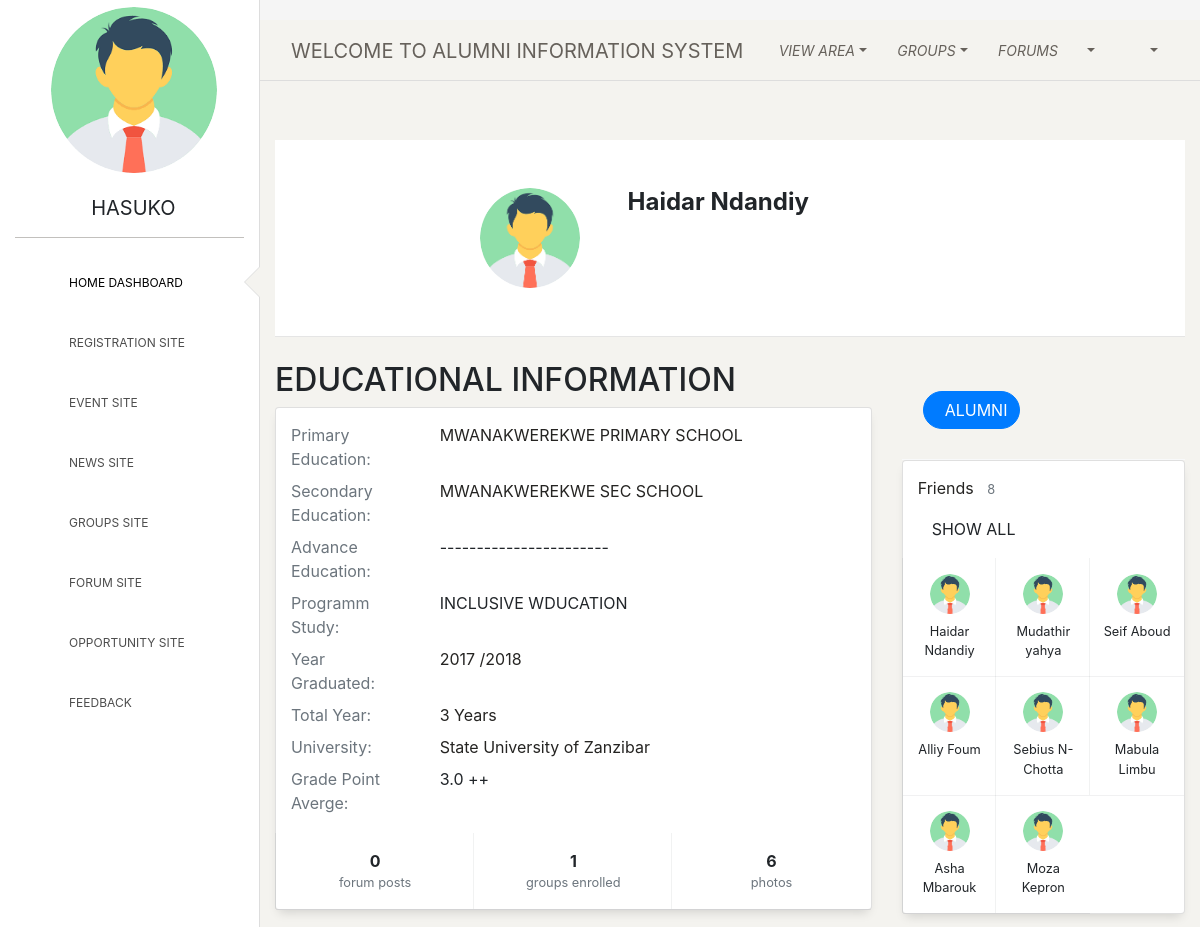
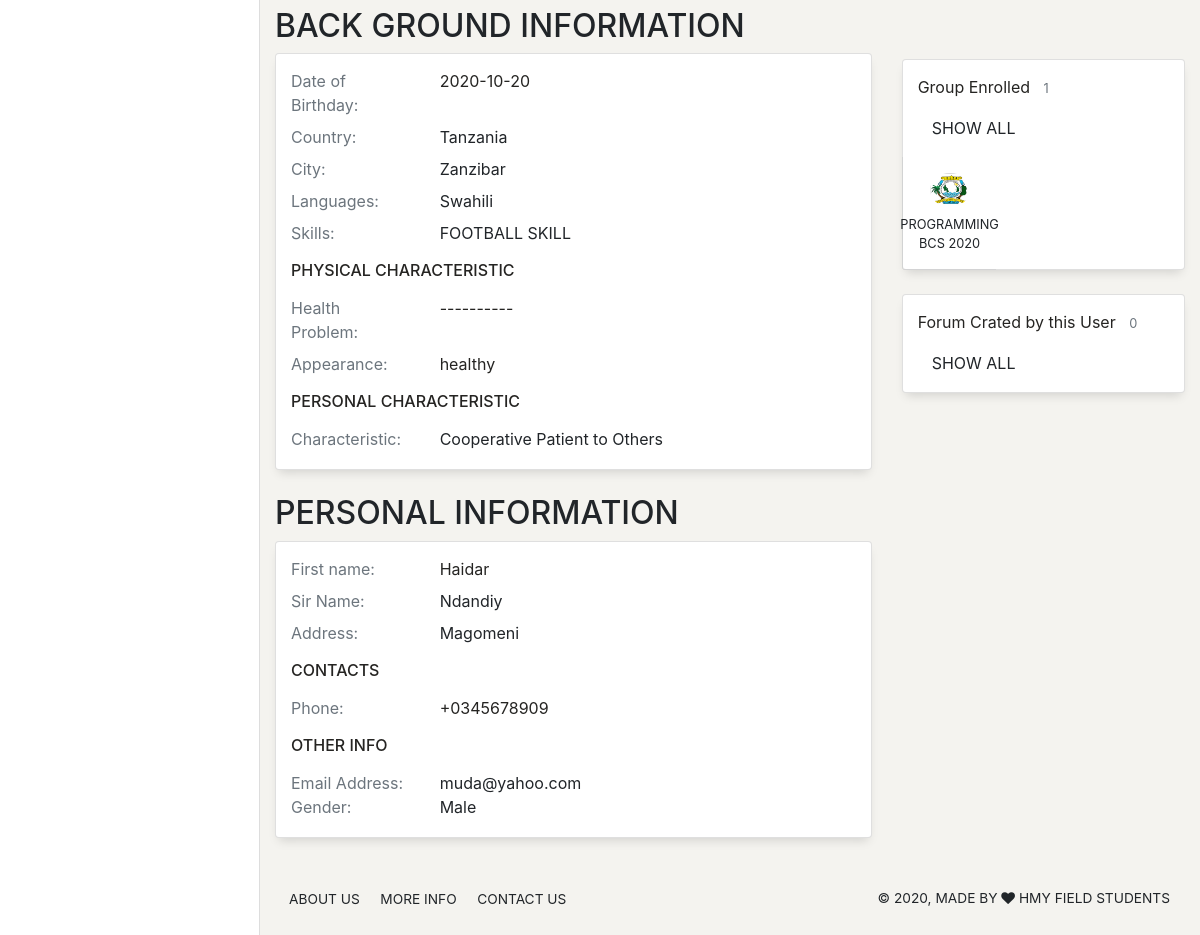
Screenshot of /HOME_PAGE/examples/user_info.php?user_info_id=58 (signed in) with the database file from the repository (2 pictures, top to bottom).
### tables this page shows
CREATE TABLE `users` (
  `user_ID` int(11) NOT NULL,
  `f_name` varchar(50) NOT NULL,
  `l_name` varchar(50) NOT NULL,
  `address` varchar(50) NOT NULL,
  `gender` varchar(50) NOT NULL,
  `email` varchar(50) NOT NULL,
  `contact` varchar(50) NOT NULL,
  `user_bio` varchar(100) NOT NULL,
  `approval` varchar(50) NOT NULL DEFAULT 'not-approved'
);

CREATE TABLE `profile` (
  `info_id` int(11) NOT NULL,
  `user_ID` int(11) NOT NULL,
  `date_of_birth` date NOT NULL,
  `language` varchar(50) NOT NULL,
  `country` varchar(50) NOT NULL,
  `city` varchar(50) NOT NULL,
  `skill` varchar(100) NOT NULL DEFAULT 'Oral Communication',
  `health` varchar(100) NOT NULL DEFAULT '---------',
  `appearance` varchar(100) NOT NULL DEFAULT 'healthy',
  `characteristic` varchar(100) NOT NULL DEFAULT 'Cooperative',
  `primary_education` varchar(100) NOT NULL,
  `secondary` varchar(100) NOT NULL,
  `advance` varchar(100) NOT NULL,
  `program_study` varchar(100) NOT NULL,
  `year_graduated` varchar(30) NOT NULL,
  `program_year` varchar(50) NOT NULL,
  `gpa` varchar(11) NOT NULL,
  `university` varchar(100) NOT NULL DEFAULT 'State University of Zanzibar'
);

CREATE TABLE `group_members` (
  `g_member_id` int(11) NOT NULL,
  `grou_id` int(11) NOT NULL,
  `m_id` int(11) NOT NULL
);

CREATE TABLE `groupss` (
  `group_id` int(11) NOT NULL,
  `user_id` int(11) NOT NULL,
  `g_name` varchar(50) NOT NULL,
  `gdesc` text NOT NULL,
  `g_picture` varchar(50) NOT NULL
);

### HOME_PAGE/examples/user_info.php (the view, shortened to what the rows shown need)
<!DOCTYPE html>
<html lang="en">
<head>
  <link href="../assets/css/bootstrap.min.css" rel="stylesheet" />
  <link href="../assets/css/paper-dashboard.css?v=2.0.1" rel="stylesheet" />
  <link href="../assets/demo/demo.css" rel="stylesheet" />
  <link href="http://netdna.bootstrapcdn.com/bootstrap/4.5.0/css/bootstrap.min.css" rel="stylesheet">
  <link href="https://maxcdn.bootstrapcdn.com/font-awesome/latest/css/font-awesome.min.css" rel="stylesheet">
</head>
<body class="">
  <div class="wrapper ">
    <div class="sidebar" data-color="white" data-active-color="danger">
      <div class="logo">
          <div class="logo-image-big">
             <?php
              include("../../profile.php");
            ?>
            <br>
            <label style="margin-left: 80px; font-size: 20px; margin-top: 20px;"><?php echo $_SESSION['username']; ?></label>
          </div>
      </div>
    </div>
    <div class="main-panel">
        <br><br><br>
        <br><br>
        <?php
        if(isset($_GET['user_info_id']))
        {
            $id = $_GET['user_info_id'];
            $query = "SELECT * from users,login where users.user_ID=login.login_id and users.user_ID = $id";
              $run = $conn->query($query);
              $fetch = $run->fetch(PDO::FETCH_ASSOC);
              $path = "../../PROFILE/".$fetch["profile"];
        }
        ?>
       <div class="layout-content">
          <div class="container flex-grow-1 container-p-y">
             <div class="container-m-nx container-m-ny theme-bg-white mb-4">
              <div class="media col-md-10 col-lg-8 col-xl-7 py-5 mx-auto">
                <img src="<?php echo $path; ?>" alt="" class="d-block ui-w-100 rounded-circle">
                <div class="media-body ml-5">
                  <h4 class="font-weight-bold mb-4"><?php echo $fetch['f_name']." ".$fetch['l_name']; ?></h4>
                </div>
              </div>
            </div>
            <div class="row">
              <div class="col">
                      <?php
                  if(isset($_GET['user_info_id']))
                  {
                    $user = $_GET['user_info_id'];
                    $query ="SELECT * FROM  profile WHERE user_ID = :user";
                    $run = $conn->prepare($query);
                    $value = array(":user"=>$user);
                    $exec = $run->execute($value);
                    $fetch = $run->fetch(PDO::FETCH_ASSOC);
                  }
                ?>
                <h2>EDUCATIONAL INFORMATION</h2>
                <div class="card mb-4">
                  <div class="card-body">
                    <div class="row mb-2">
                      <div class="col-md-3 text-muted">Primary Education:</div>
                      <div class="col-md-9">
                        <?php echo $fetch['primary_education']; ?>
                      </div>
                    </div>
                    <div class="row mb-2">
                      <div class="col-md-3 text-muted">Secondary Education:</div>
                      <div class="col-md-9">
                        <?php echo $fetch['secondary']; ?>
                      </div>
                    </div>
                    <div class="row mb-2">
                      <div class="col-md-9">
                        <a href="javascript:void(0)" class="text-body"><?php echo $fetch['advance']; ?></a>
                      </div>
                    </div>
                    <div class="row mb-2">
                      <div class="col-md-9">
                        <a href="javascript:void(0)" class="text-body"><?php echo $fetch['program_study']; ?></a>
                      </div>
                    </div>
                    <div class="row mb-2">
                      <div class="col-md-3 text-muted">Year Graduated:</div>
                      <div class="col-md-9">
                        <?php echo $fetch['year_graduated']; ?>
                      </div>
                    </div>
                     <div class="row mb-2">
                      <div class="col-md-3 text-muted">Total Year:</div>
                      <div class="col-md-9">
                        <?php echo $fetch['program_year']; ?>
                      </div>
                    </div>
                     <div class="row mb-2">
                      <div class="col-md-3 text-muted">University:</div>
                      <div class="col-md-9">
                        <?php echo $fetch['university']; ?>
                      </div>
                    </div>
                    <div class="row mb-2">
                      <div class="col-md-9">
                        <a href="javascript:void(0)" class="text-body"><?php echo $fetch['gpa']; ?></a>
                      </div>
                    </div>
                  </div>
                </div>
                  <h2>BACK GROUND INFORMATION</h2>
                 <div class="card mb-4">
                  <div class="card-body">
                    <div class="row mb-2">
                      <div class="col-md-3 text-muted">Date of Birthday:</div>
                      <div class="col-md-9">
                        <?php echo $fetch['date_of_birth']; ?>
                      </div>
                    </div>
                    <div class="row mb-2">
                      <div class="col-md-9">
                        <a href="javascript:void(0)" class="text-body"><?php echo $fetch['country']; ?></a>
                      </div>
                    </div>
                    <div class="row mb-2">
                      <div class="col-md-9">
                        <a href="javascript:void(0)" class="text-body"><?php echo $fetch['city']; ?></a>
                      </div>
                    </div>
                    <div class="row mb-2">
                      <div class="col-md-9">
                        <a href="javascript:void(0)" class="text-body"><?php echo $fetch['language']; ?></a>
                      </div>
                    </div>
                     <div class="row mb-2">
                      <div class="col-md-9">
                        <a href="javascript:void(0)" class="text-body"><?php echo $fetch['skill'];?></a>
                      </div>
                    </div>
                    <div class="row mb-2">
                      <div class="col-md-3 text-muted">Health Problem:</div>
                      <div class="col-md-9">
                        <?php echo $fetch['health']; ?>
                      </div>
                    </div>
                    <div class="row mb-2">
                      <div class="col-md-3 text-muted">Appearance:</div>
                      <div class="col-md-9">
                        <?php echo $fetch['appearance']; ?>
                      </div>
                    </div>
                    <div class="row mb-2">
                      <div class="col-md-9">
                        <a href="javascript:void(0)" class="text-body"><?php echo $fetch['characteristic']; ?></a>
                        <a href="javascript:void(0)" class="text-body">Patient to Others</a>
                      </div>
                    </div>
                  </div>
                </div>
                <?php
                if(isset($_GET['user_info_id']))
                {
                  $user = $_GET['user_info_id'];
                  $query = $conn->query("SELECT * FROM users,login WHERE users.user_ID = login.login_id AND user_ID = $user");
                  $rows = $query->fetch(PDO::FETCH_ASSOC);
                } ?>
                <h2>PERSONAL INFORMATION</h2>
                <div class="card mb-4">
                  <div class="card-body">
                    <div class="row mb-2">
                      <div class="col-md-3 text-muted">First name:</div>
                      <div class="col-md-9">
                        <?php echo $rows['f_name']; ?>
                      </div>
                    </div>
                    <div class="row mb-2">
                      <div class="col-md-9">
                        <a href="javascript:void(0)" class="text-body"><?php echo $rows['l_name']; ?></a>
                      </div>
                    </div>
                    <div class="row mb-2">
                      <div class="col-md-9">
                        <a href="javascript:void(0)" class="text-body"><?php echo $rows['address']; ?></a>
                      </div>
                    </div>
                    <div class="row mb-2">
                      <div class="col-md-3 text-muted">Phone:</div>
                      <div class="col-md-9">
                        <?php echo $rows['contact']; ?>
                      </div>
                    </div>
                    <div class="row mb-2">
                      <div class="col-md-9">
                        <a href="javascript:void(0)" class="text-body"><?php echo $rows['email']; ?></a>
                      </div>
                       <div class="col-md-9">
                        <a href="javascript:void(0)" class="text-body"><?php echo $rows['gender']; ?></a>
                      </div>
                    </div>
                  </div>
                </div>
              </div>
              <div class="col-xl-4">
                  <div class="card-body">
                    <a href="javascript:void(0)" class="btn btn-primary rounded-pill">&nbsp; <?php echo $rows['user_role'];?></a>
                  </div>
                <div class="card mb-4">
                  <?php
                  $rr = $_SESSION['user_ID'];
                  $query  = $conn->query("SELECT * FROM users,login WHERE users.user_ID = login.login_id AND login.user_role != 'ADMIN' AND users.approval='approved' AND users.user_ID != $rr");
                      $num = $query->rowCount();
                      ?>
                  <div class="row no-gutters row-bordered row-border-light">
                    <?php
                    if ($num > 0)
                      {
                        while($find2 = $query->fetch(PDO::FETCH_ASSOC))
                        {
                          $path = "../../PROFILE/".$find2['profile'];
                  ?>
                    <a href="javascript:void(0)" class="d-flex col-4 col-sm-3 col-md-4 flex-column align-items-center text-body py-3 px-2">
                      <img src="<?php echo $path; ?>" alt="" class="d-block ui-w-40 rounded-circle mb-2">
                      <div class="text-center small"><?php echo $find2['f_name']." ".$find2['l_name']; ?></div>
                    </a>
                      <?php
                }
              }
              ?>
                  </div>
                </div>
                <br><br>
                <div class="card mb-4">
                  <?php
                      $query6 =$conn->query("SELECT * from group_members,groupss WHERE groupss.group_id = group_members.grou_id and group_members.m_id = (SELECT m_id from members where members.user_id = (SELECT user_ID from users WHERE user_ID = $id))");
                        $v =$query6->rowCount();
                      ?>
                  <div class="row no-gutters row-bordered row-border-light">
                    <?php
                    if($v > 0)
                    {
                        while($fetch6 = $query6->fetch(PDO::FETCH_ASSOC))
                        {
                          $group_picture = "../../GROUP/".$fetch6['g_picture'];
                          ?>
                    <a href="javascript:void(0)" class="d-flex col-4 col-sm-3 col-md-4 flex-column align-items-center text-body py-3 px-2">
                      <img src="<?php echo $group_picture; ?>" alt="" class="d-block ui-w-40 rounded-circle mb-2">
                      <div class="text-center small"><?php echo $fetch6['g_name'];?></div>
                    </a>
                    <?php }
                    } ?>
                  </div>
                </div>
              </div>
            </div>
          </div>
        </div>
    </div>
  </div>
</body>
</html>

### profile.php (shortened to what the rows shown need)
<?php
include("connection.php");
$query = "SELECT profile FROM login WHERE login.username = :pro";
$run = $conn->prepare($query);
$run->bindParam(":pro",$para);
$execute = $run->execute();
$fetch = $run->fetch(PDO::FETCH_ASSOC);
$path = "../../PROFILE/".$fetch["profile"];
?>
<img style="width: 70%; height: 20%; border-radius: 150px; margin-left: 40px;" src="<?php echo $path;?>">

### rows the page displays
users: user_ID.profile (picture), f_name "Haidar", l_name "Ndandiy", address "Magomeni", contact "+0345678909", email "muda@yahoo.com", gender "Male", user_ID.user_role "ALUMNI"
profile: primary_education "MWANAKWEREKWE PRIMARY SCHOOL", secondary "MWANAKWEREKWE SEC SCHOOL", advance "-----------------------", program_study "INCLUSIVE WDUCATION", year_graduated "2017 /2018", program_year "3 Years", university "State University of Zanzibar", gpa "3.0 ++", date_of_birth "2020-10-20", country "Tanzania", city "Zanzibar", language "Swahili", skill "FOOTBALL SKILL", health "----------", appearance "healthy", characteristic "Cooperative"
users: user_ID.profile (picture), f_name "Mudathir", l_name "yahya"
users: user_ID.profile (picture), f_name "Seif", l_name "Aboud"
users: user_ID.profile (picture), f_name "Alliy", l_name "Foum"
users: user_ID.profile (picture), f_name "Sebius", l_name "N- Chotta"
users: user_ID.profile (picture), f_name "Mabula", l_name "Limbu"
users: user_ID.profile (picture), f_name "Asha", l_name "Mbarouk"
users: user_ID.profile (picture), f_name "Moza", l_name "Kepron"
group_members: grou.g_picture (picture), grou.g_name "PROGRAMMING BCS 2020"

### other values shown
$_SESSION['username'] "HASUKO"
$fetch3['COUNT(forum_id)'] "0"
$fetch4['COUNT(g_member_id)'] "1"
$find['COUNT(user_ID)'] "8"
